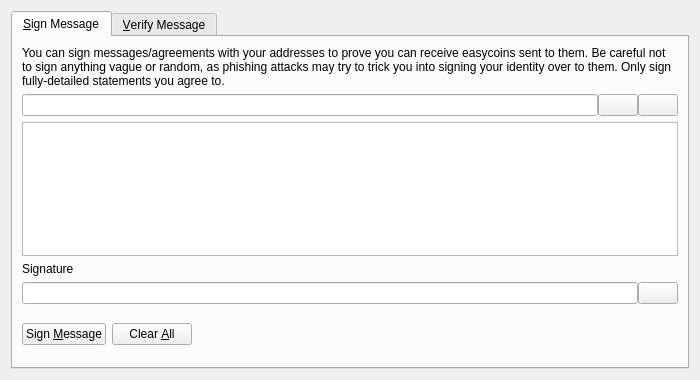
<?xml version="1.0" encoding="UTF-8"?>
<ui version="4.0">
 <class>SignVerifyMessageDialog</class>
 <widget class="QDialog" name="SignVerifyMessageDialog">
  <property name="geometry">
   <rect>
    <x>0</x>
    <y>0</y>
    <width>700</width>
    <height>380</height>
   </rect>
  </property>
  <property name="windowTitle">
   <string>Signatures - Sign / Verify a Message</string>
  </property>
  <property name="modal">
   <bool>true</bool>
  </property>
  <layout class="QVBoxLayout" name="verticalLayout">
   <item>
    <widget class="QTabWidget" name="tabWidget">
     <property name="currentIndex">
      <number>0</number>
     </property>
     <widget class="QWidget" name="tabSignMessage">
      <attribute name="title">
       <string>&amp;Sign Message</string>
      </attribute>
      <layout class="QVBoxLayout" name="verticalLayout_SM">
       <item>
        <widget class="QLabel" name="infoLabel_SM">
         <property name="text">
          <string>You can sign messages/agreements with your addresses to prove you can receive easycoins sent to them. Be careful not to sign anything vague or random, as phishing attacks may try to trick you into signing your identity over to them. Only sign fully-detailed statements you agree to.</string>
         </property>
         <property name="textFormat">
          <enum>Qt::PlainText</enum>
         </property>
         <property name="wordWrap">
          <bool>true</bool>
         </property>
        </widget>
       </item>
       <item>
        <layout class="QHBoxLayout" name="horizontalLayout_1_SM">
         <property name="spacing">
          <number>0</number>
         </property>
         <item>
          <widget class="QValidatedLineEdit" name="addressIn_SM">
           <property name="toolTip">
            <string>The Easycoin address to sign the message with</string>
           </property>
          </widget>
         </item>
         <item>
          <widget class="QPushButton" name="addressBookButton_SM">
           <property name="toolTip">
            <string>Choose previously used address</string>
           </property>
           <property name="text">
            <string/>
           </property>
           <property name="icon">
            <iconset resource="../bitcoin.qrc">
             <normaloff>:/icons/address-book</normaloff>:/icons/address-book</iconset>
           </property>
           <property name="shortcut">
            <string>Alt+A</string>
           </property>
           <property name="autoDefault">
            <bool>false</bool>
           </property>
          </widget>
         </item>
         <item>
          <widget class="QPushButton" name="pasteButton_SM">
           <property name="toolTip">
            <string>Paste address from clipboard</string>
           </property>
           <property name="text">
            <string/>
           </property>
           <property name="icon">
            <iconset resource="../bitcoin.qrc">
             <normaloff>:/icons/editpaste</normaloff>:/icons/editpaste</iconset>
           </property>
           <property name="shortcut">
            <string>Alt+P</string>
           </property>
           <property name="autoDefault">
            <bool>false</bool>
           </property>
          </widget>
         </item>
        </layout>
       </item>
       <item>
        <widget class="QPlainTextEdit" name="messageIn_SM">
         <property name="toolTip">
          <string>Enter the message you want to sign here</string>
         </property>
        </widget>
       </item>
       <item>
        <widget class="QLabel" name="signatureLabel_SM">
         <property name="text">
          <string>Signature</string>
         </property>
         <property name="textFormat">
          <enum>Qt::PlainText</enum>
         </property>
        </widget>
       </item>
       <item>
        <layout class="QHBoxLayout" name="horizontalLayout_2_SM">
         <property name="spacing">
          <number>0</number>
         </property>
         <item>
          <widget class="QLineEdit" name="signatureOut_SM">
           <property name="font">
            <font>
             <italic>true</italic>
            </font>
           </property>
           <property name="readOnly">
            <bool>true</bool>
           </property>
          </widget>
         </item>
         <item>
          <widget class="QPushButton" name="copySignatureButton_SM">
           <property name="toolTip">
            <string>Copy the current signature to the system clipboard</string>
           </property>
           <property name="text">
            <string/>
           </property>
           <property name="icon">
            <iconset resource="../bitcoin.qrc">
             <normaloff>:/icons/editcopy</normaloff>:/icons/editcopy</iconset>
           </property>
           <property name="autoDefault">
            <bool>false</bool>
           </property>
          </widget>
         </item>
        </layout>
       </item>
       <item>
        <layout class="QHBoxLayout" name="horizontalLayout_3_SM">
         <item>
          <widget class="QPushButton" name="signMessageButton_SM">
           <property name="toolTip">
            <string>Sign the message to prove you own this Easycoin address</string>
           </property>
           <property name="text">
            <string>Sign &amp;Message</string>
           </property>
           <property name="icon">
            <iconset resource="../bitcoin.qrc">
             <normaloff>:/icons/edit</normaloff>:/icons/edit</iconset>
           </property>
           <property name="autoDefault">
            <bool>false</bool>
           </property>
          </widget>
         </item>
         <item>
          <widget class="QPushButton" name="clearButton_SM">
           <property name="toolTip">
            <string>Reset all sign message fields</string>
           </property>
           <property name="text">
            <string>Clear &amp;All</string>
           </property>
           <property name="icon">
            <iconset resource="../bitcoin.qrc">
             <normaloff>:/icons/remove</normaloff>:/icons/remove</iconset>
           </property>
           <property name="autoDefault">
            <bool>false</bool>
           </property>
          </widget>
         </item>
         <item>
          <spacer name="horizontalSpacer_1_SM">
           <property name="orientation">
            <enum>Qt::Horizontal</enum>
           </property>
           <property name="sizeHint" stdset="0">
            <size>
             <width>40</width>
             <height>48</height>
            </size>
           </property>
          </spacer>
         </item>
         <item>
          <widget class="QLabel" name="statusLabel_SM">
           <property name="font">
            <font>
             <weight>75</weight>
             <bold>true</bold>
            </font>
           </property>
           <property name="text">
            <string/>
           </property>
           <property name="wordWrap">
            <bool>true</bool>
           </property>
          </widget>
         </item>
         <item>
          <spacer name="horizontalSpacer_2_SM">
           <property name="orientation">
            <enum>Qt::Horizontal</enum>
           </property>
           <property name="sizeHint" stdset="0">
            <size>
             <width>40</width>
             <height>48</height>
            </size>
           </property>
          </spacer>
         </item>
        </layout>
       </item>
      </layout>
     </widget>
     <widget class="QWidget" name="tabVerifyMessage">
      <attribute name="title">
       <string>&amp;Verify Message</string>
      </attribute>
      <layout class="QVBoxLayout" name="verticalLayout_VM">
       <item>
        <widget class="QLabel" name="infoLabel_VM">
         <property name="text">
          <string>Enter the receiver's address, message (ensure you copy line breaks, spaces, tabs, etc. exactly) and signature below to verify the message. Be careful not to read more into the signature than what is in the signed message itself, to avoid being tricked by a man-in-the-middle attack. Note that this only proves the signing party receives with the address, it cannot prove sendership of any transaction!</string>
         </property>
         <property name="textFormat">
          <enum>Qt::PlainText</enum>
         </property>
         <property name="alignment">
          <set>Qt::AlignLeading|Qt::AlignLeft|Qt::AlignTop</set>
         </property>
         <property name="wordWrap">
          <bool>true</bool>
         </property>
        </widget>
       </item>
       <item>
        <layout class="QHBoxLayout" name="horizontalLayout_1_VM">
         <property name="spacing">
          <number>0</number>
         </property>
         <item>
          <widget class="QValidatedLineEdit" name="addressIn_VM">
           <property name="toolTip">
            <string>The Easycoin address the message was signed with</string>
           </property>
          </widget>
         </item>
         <item>
          <widget class="QPushButton" name="addressBookButton_VM">
           <property name="toolTip">
            <string>Choose previously used address</string>
           </property>
           <property name="text">
            <string/>
           </property>
           <property name="icon">
            <iconset resource="../bitcoin.qrc">
             <normaloff>:/icons/address-book</normaloff>:/icons/address-book</iconset>
           </property>
           <property name="shortcut">
            <string>Alt+A</string>
           </property>
           <property name="autoDefault">
            <bool>false</bool>
           </property>
          </widget>
         </item>
        </layout>
       </item>
       <item>
        <widget class="QPlainTextEdit" name="messageIn_VM"/>
       </item>
       <item>
        <widget class="QValidatedLineEdit" name="signatureIn_VM"/>
       </item>
       <item>
        <layout class="QHBoxLayout" name="horizontalLayout_2_VM">
         <item>
          <widget class="QPushButton" name="verifyMessageButton_VM">
           <property name="toolTip">
            <string>Verify the message to ensure it was signed with the specified Easycoin address</string>
           </property>
           <property name="text">
            <string>Verify &amp;Message</string>
           </property>
           <property name="icon">
            <iconset resource="../bitcoin.qrc">
             <normaloff>:/icons/transaction_0</normaloff>:/icons/transaction_0</iconset>
           </property>
           <property name="autoDefault">
            <bool>false</bool>
           </property>
          </widget>
         </item>
         <item>
          <widget class="QPushButton" name="clearButton_VM">
           <property name="toolTip">
            <string>Reset all verify message fields</string>
           </property>
           <property name="text">
            <string>Clear &amp;All</string>
           </property>
           <property name="icon">
            <iconset resource="../bitcoin.qrc">
             <normaloff>:/icons/remove</normaloff>:/icons/remove</iconset>
           </property>
           <property name="autoDefault">
            <bool>false</bool>
           </property>
          </widget>
         </item>
         <item>
          <spacer name="horizontalSpacer_1_VM">
           <property name="orientation">
            <enum>Qt::Horizontal</enum>
           </property>
           <property name="sizeHint" stdset="0">
            <size>
             <width>40</width>
             <height>48</height>
            </size>
           </property>
          </spacer>
         </item>
         <item>
          <widget class="QLabel" name="statusLabel_VM">
           <property name="font">
            <font>
             <weight>75</weight>
             <bold>true</bold>
            </font>
           </property>
           <property name="text">
            <string/>
           </property>
           <property name="wordWrap">
            <bool>true</bool>
           </property>
          </widget>
         </item>
         <item>
          <spacer name="horizontalSpacer_2_VM">
           <property name="orientation">
            <enum>Qt::Horizontal</enum>
           </property>
           <property name="sizeHint" stdset="0">
            <size>
             <width>40</width>
             <height>48</height>
            </size>
           </property>
          </spacer>
         </item>
        </layout>
       </item>
      </layout>
     </widget>
    </widget>
   </item>
  </layout>
 </widget>
 <customwidgets>
  <customwidget>
   <class>QValidatedLineEdit</class>
   <extends>QLineEdit</extends>
   <header>qvalidatedlineedit.h</header>
  </customwidget>
 </customwidgets>
 <resources>
  <include location="../bitcoin.qrc"/>
 </resources>
 <connections/>
</ui>
